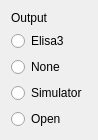
            <widget class="QWidget" name="layoutWidget_2">
                <property name="geometry">
                    <rect>
                        <x>530</x>
                        <y>10</y>
                        <width>97</width>
                        <height>107</height>
                    </rect>
                </property>
                <layout class="QVBoxLayout" name="verticalLayout_6">
                    <item>
                        <widget class="QLabel" name="labelOverlay_2">
                            <property name="text">
                                <string>Output</string>
                            </property>
                        </widget>
                    </item>
                    <item>
                        <widget class="QRadioButton" name="rbOutputElisa3">
                            <property name="text">
                                <string>Elisa3</string>
                            </property>
                        </widget>
                    </item>
                    <item>
                        <widget class="QRadioButton" name="rbOutputNone">
                            <property name="text">
                                <string>None</string>
                            </property>
                        </widget>
                    </item>
                    <item>
                        <widget class="QRadioButton" name="rbOutputSim">
                            <property name="text">
                                <string>Simulator</string>
                            </property>
                        </widget>
                    </item>
                    <item>
                        <widget class="QRadioButton" name="rbOutputOpen">
                            <property name="text">
                                <string>Open</string>
                            </property>
                        </widget>
                    </item>
                </layout>
            </widget>
